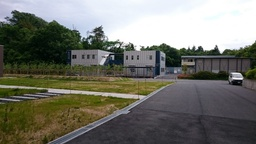
#> input picture panorama1.jpg, 256 x 144 px, shrunk from 640 x 360 before the run
$ python panorama.py
#> lines starting #> are read from the running program, lines starting #| are printed output that depends on the picture
#!/usr/bin/python
# -*- coding: utf-8 -*-

import cv2
import numpy as np
import numpy.linalg as LA

# 画像読み込み
img1_path = "panorama1.jpg"
img2_path = "panorama2.jpg"
img1 = cv2.imread(img1_path)
#> img1 is the input picture: shape (144, 256, 3); mean B, G, R 107.2, 115.8, 115.1
img2 = cv2.imread(img2_path)
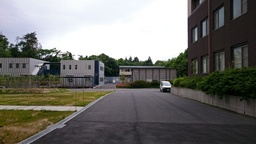
#> input picture panorama2.jpg, 256 x 144 px, shrunk from 640 x 360 before the run
#> img2 is the input picture: shape (144, 256, 3); mean B, G, R 109.5, 113.4, 114.3
gray1 = cv2.cvtColor(img1, cv2.COLOR_BGR2GRAY)
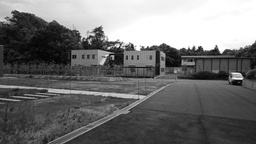
#> gray1: shape (144, 256); min 0, max 255, mean 114.6
gray2 = cv2.cvtColor(img2, cv2.COLOR_BGR2GRAY)
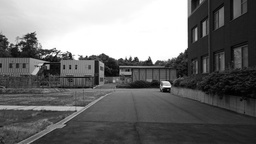
#> gray2: shape (144, 256); min 0, max 255, mean 113.2

# 特徴抽出
detector = cv2.AKAZE_create()
kp1, des1 = detector.detectAndCompute(gray1, None)
#> kp1 = 87 keypoints; strongest (x, y, size): (130, 47, 5.7), (207, 47, 5.7), (215, 51, 4.8), (221, 49, 4.8)
kp2, des2 = detector.detectAndCompute(gray2, None)
#> kp2 = 93 keypoints; strongest (x, y, size): (165, 84, 5.7), (68, 56, 5.7), (148, 62, 5.7), (142, 57, 5.7)

# 特徴点のマッチング
bf = cv2.BFMatcher(cv2.NORM_HAMMING)
matches = bf.match(des1, des2)
#> matches = 87 matches

# 特徴点の選択
dist = [m.distance for m in matches]
#> dist = 87 values, max 168 at index 65, min 6 at index 11, mean 79.8
thres_dist = (sum(dist) / len(dist)) * 0.9
#> thres_dist = 71.82
sel_matches = [m for m in matches if m.distance < thres_dist]
#> sel_matches = 43 matches
point1 = [[kp1[m.queryIdx].pt[0], kp1[m.queryIdx].pt[1]] for m in sel_matches]
#> point1 = 43 pairs, first value 98.26 to 226.4, second value 29.32 to 92.62
point2 = [[kp2[m.trainIdx].pt[0], kp2[m.trainIdx].pt[1]] for m in sel_matches]
#> point2 = 43 pairs, first value 31.58 to 158.4, second value 35.29 to 103.7
point1 = np.array(point1)
point2 = np.array(point2)

# ホモグラフィの計算
H, Hstatus = cv2.findHomography(point1,point2,cv2.RANSAC)
#> H = [[1.54, -0.0816, -110.9], [0.165, 1.26, -10.41], [0.00227, -0.000812, 1]]; Hstatus = 43 values, max 1 at index 0, min 0 at index 6, mean 0.953

# ---stitiching---

def conv_uv(u, v, H): # ホモグラフィ変換
    ud, vd, nm = np.dot(H, np.array([u, v, 1]))
    ud, vd = ud/nm, vd/nm
    return ud, vd

def calc_w(u, v, w, h):
    return min([v, u, h-v, w-u])

def calc_w_h(w, h, H):
    # calculate img2 edges
    lt_u, lt_v = conv_uv(0, 0, H)
    rt_u, rt_v = conv_uv(w, 0, H)
    lb_u, lb_v = conv_uv(0, h, H)
    rb_u, rb_v = conv_uv(w, h, H)
    # select min u&v, max u&v
    min_v = min([lt_v, rt_v, 0])
    max_v = max([lb_v, rb_v, h])
    min_u = min([lt_u, rt_u, 0])
    max_u = max([lb_u, rb_u, w])
    # calc stitch image w&h
    is_w = int(round(max_u - min_u))
    is_h = int(round(max_v - min_v))
    return is_w, is_h, -int(min_v)

i1_h, i1_w = img1.shape[0], img1.shape[1]
#> i1_h = 144; i1_w = 256
i2_h, i2_w = img2.shape[0], img2.shape[1]
#> i2_h = 144; i2_w = 256

H = np.array(H)
iH = LA.inv(H) # 逆行列
#> iH = [[0.551, 0.0755, 61.91], [-0.0828, 0.787, -0.992], [-0.00132, 0.000467, 0.859]]

# ホモグラフィ変換後のimg2の範囲を取得
is_w, is_h, offset = calc_w_h(i2_w, i2_h, iH)
#> in conv_uv, `ud, vd, nm = np.dot(H, np.array([u, v, 1]))`: ud = 61.91; vd = -0.992; nm = 0.859
#> in conv_uv, `ud, vd = ud/nm, vd/nm`: ud = 72.12; vd = -1.16
#> in calc_w_h, `lt_u, lt_v = conv_uv(0, 0, H)`: lt_u = 72.12; lt_v = -1.16
#> in calc_w_h, `rt_u, rt_v = conv_uv(w, 0, H)`: rt_u = 389.6; rt_v = -42.57
#> in calc_w_h, `lb_u, lb_v = conv_uv(0, h, H)`: lb_u = 78.62; lb_v = 121.3
#> in calc_w_h, `rb_u, rb_v = conv_uv(w, h, H)`: rb_u = 363.5; rb_v = 154.9
#> in calc_w_h, `min_v = min([lt_v, rt_v, 0])`: min_v = -42.57
#> in calc_w_h, `max_v = max([lb_v, rb_v, h])`: max_v = 154.9
#> in calc_w_h, `min_u = min([lt_u, rt_u, 0])`: min_u = 0
#> in calc_w_h, `max_u = max([lb_u, rb_u, w])`: max_u = 363.5
#> in calc_w_h, `is_w = int(round(max_u - min_u))`: is_w = 364
#> in calc_w_h, `is_h = int(round(max_v - min_v))`: is_h = 197
#> is_w = 364; is_h = 197; offset = 42

# stitching imageのメモリ確保
simg = np.zeros((is_h, is_w, 3), np.uint8)

# img1を,v方向にオフセットして代入
for v1 in range(i1_h):
    for u1 in range(i1_w):
        simg[v1+offset, u1] = img1[v1, u1]
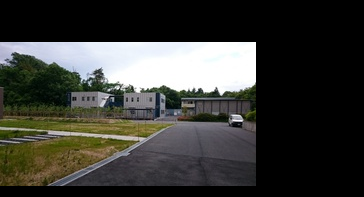
#> simg: shape (197, 364, 3); mean B, G, R 55.1, 59.5, 59.2

#v1のループ範囲をオフセット(v1にマイナス範囲を含めるため)
for v1 in range(-offset, is_h-offset):
    for u1 in range(is_w):
        i2_p = 0
        u2, v2 = conv_uv(u1, v1, H) #u1, v1をimg2画像の座標系で, u2, v2に変換
        # u2 が 0~i2_w 内に、v2が 0~i2_h 内にあるかチェック
        if (u2 > 0 and u2 < i2_w) and (v2 > 0 and v2 < i2_h):
            u2_, v2_ = float(int(u2)), float(int(v2))
            wu, wv = u2 - u2_, v2 - v2_
            p1 = img2[int(v2_), int(u2_)]
            if int(u2_) > i2_w-2 or int(v2_) > i2_h-2:
                #img2の範囲からはみ出した場合,補間なし
                i2_p = p1
            else:
                # バイリニア補間
                p2 = img2[int(v2_), int(u2_)+1]
                p3 = img2[int(v2_)+1, int(u2_)]
                p4 = img2[int(v2_)+1, int(u2_)+1]
                i2_p = (1-wu)*(1-wv)*p1+wu*(1-wv)*p2+(1-wu)*wv*p3+wu*wv*p4
            # ブレンディング
            if simg[v1+offset, u1].all(): # if overlap
                w1, w2 = float(calc_w(v1+offset, u1, i1_w, i1_h)), float(calc_w(v2, u2, i2_w, i2_h))
                if (w1 == 0 and w2 == 0) or w1*w2 < 0: # if edge
                    pass
                else:
                    wt1, wt2 = w1/(w1+w2), w2/(w1+w2)
                    p = wt1*simg[v1+offset, u1] + wt2*i2_p # blending
                    simg[v1+offset, u1] = p
            else:
                simg[v1+offset, u1] = i2_p
#> this loop made 197 passes
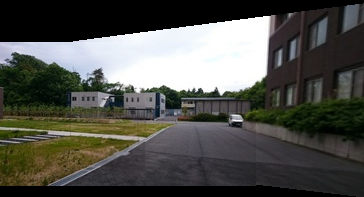
#> simg: shape (197, 364, 3); mean B, G, R 76.1, 81.4, 81
cv2.imwrite("stitch_image.jpg", simg)
cv2.imshow("image", simg)
cv2.waitKey(0)
cv2.destroyAllWindows()
